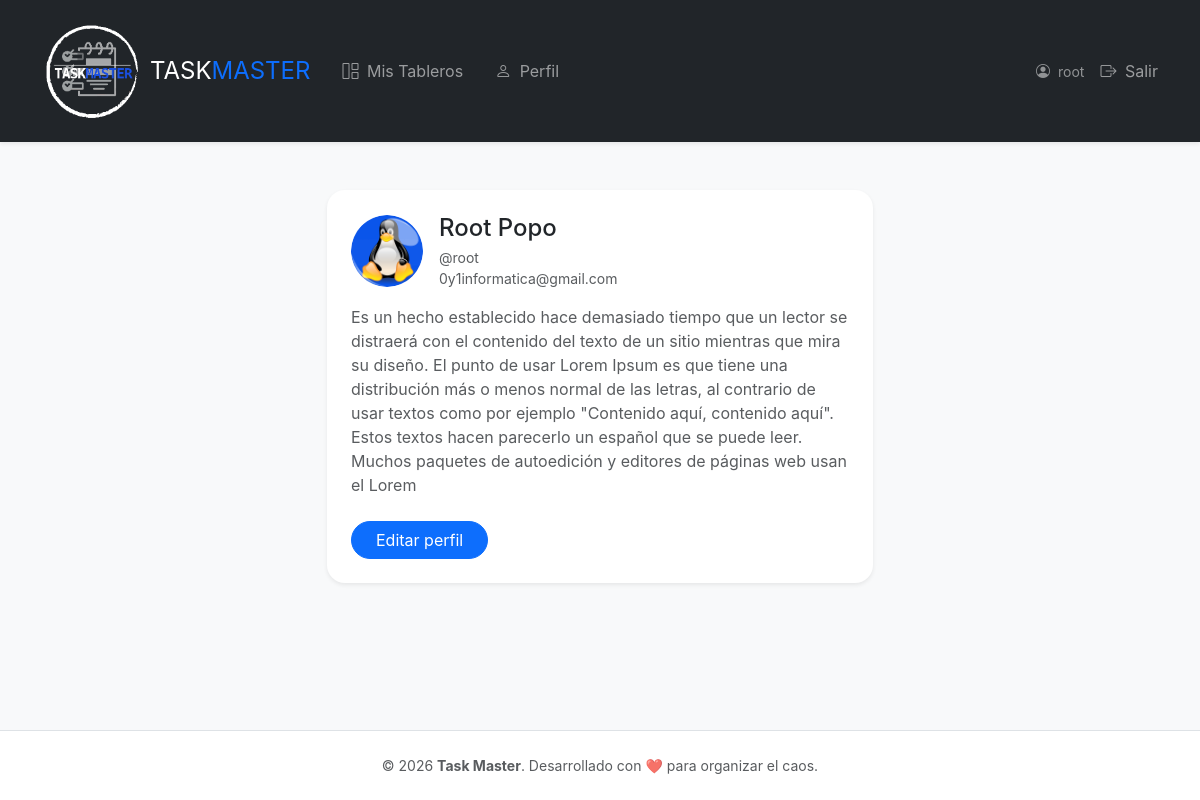
The app's page /boards/profile/ (signed in) with its own data.
### boards/models.py (models this page shows, shortened)
class UserProfile(models.Model):
    user = models.OneToOneField(User, on_delete=models.CASCADE, related_name="profile")
    bio = models.TextField(blank=True)
    avatar = models.ImageField(upload_to="avatars/", blank=True, null=True)
    def avatar_url(self):
        if self.avatar:
            return self.avatar.url
        return "/static/img/taskmaster.png"

### boards/views.py (the view)
# urls.py: path("profile/", views.ProfileView.as_view(), name="profile"),
class ProfileView(LoginRequiredMixin, DetailView):
    model = UserProfile
    template_name = "profiles/profile_detail.html"
    context_object_name = "profile"
    def get_object(self, queryset=None):
        profile, _ = UserProfile.objects.get_or_create(user=self.request.user)
        return profile

### templates/profiles/profile_detail.html (shortened to what this page needs)
{% extends "layout.html" %}
{% block content %}
<div class="row justify-content-center">
    <div class="col-md-8 col-lg-6">
        <div class="card border-0 shadow-sm" style="border-radius: 18px;">
            <div class="card-body p-4">
                <div class="d-flex align-items-center gap-3 mb-3">
                    <img src="{{ profile.avatar_url }}" alt="Avatar" width="72" height="72" class="rounded-circle object-fit-cover">
                    <div>
                        <h4 class="mb-1">
                            {% if profile.user.first_name or profile.user.last_name %}
                                {{ profile.user.first_name }} {{ profile.user.last_name }}
                            {% else %}
                                {{ profile.user.username }}
                            {% endif %}
                        </h4>
                        <div class="text-muted small">@{{ profile.user.username }}</div>
                        <div class="text-muted small">{{ profile.user.email }}</div>
                    </div>
                </div>
                {% if profile.bio %}
                <p class="text-muted mb-4">{{ profile.bio }}</p>
                {% endif %}
                <a href="{% url 'boards:profile_edit' %}" class="btn btn-primary rounded-pill px-4">Editar perfil</a>
            </div>
        </div>
    </div>
</div>
{% endblock %}

### templates/includes/_header.html (shortened to what this page needs)
{% load static %}
<nav class="navbar navbar-expand-lg navbar-dark bg-dark py-3 shadow-sm">
    <div class="container">
        <a class="navbar-brand fw-800 fs-4 d-flex align-items-center gap-2" href="{% url 'boards:board_list' %}">
            <img src="{% static 'img/taskmaster.png' %}" alt="Task Master" height="100" class="rounded-2">
            <span>TASK<span class="text-primary">MASTER</span></span>
        </a>
        <div class="collapse navbar-collapse" id="navbarNav">
            <ul class="navbar-nav me-auto">
                {% if user.is_authenticated %}
                <li class="nav-item">
                    <a class="nav-link px-3" href="{% url 'boards:board_list' %}">
                        <i class="bi bi-grid-1x2 me-1"></i> Mis Tableros
                    </a>
                </li>
                <li class="nav-item">
                    <a class="nav-link px-3" href="{% url 'boards:profile' %}">
                        <i class="bi bi-person me-1"></i> Perfil
                    </a>
                </li>
                {% endif %}
            </ul>
            <ul class="navbar-nav ms-auto align-items-center gap-2">
                {% if user.is_authenticated %}
                    <li class="nav-item text-white-50 me-2 small">
                        <i class="bi bi-person-circle me-1"></i> {{ user.username }}
                    </li>
                    <li class="nav-item">
                        <form action="{% url 'logout' %}" method="post" class="m-0">
                            <button type="submit" class="btn btn-link nav-link border-0 p-0 text-danger-hover">
                                <i class="bi bi-box-arrow-right me-1"></i> Salir
                            </button>
                        </form>
                    </li>
                {% endif %}
            </ul>
        </div>
    </div>
</nav>

### static/css/style.css (style rules this page uses)
body { font-family: 'Inter', sans-serif; background-color: #f1f2f4; margin: 0; }

### records on screen
UserProfile: avatar_url (picture), user.first_name "Root", user.last_name "Popo", user.username "root", user.email "0y1informatica@gmail.com", bio "Es un hecho establecido hace demasiado tiempo que un lector se distraerá con el contenido del texto de un sitio mientras que mira su diseño. El punto de usar Lorem Ipsum es que tiene una distribución más o menos normal de las letras, al contrario de usar textos como por ejemplo \"Contenido aquí, contenido aquí\". Estos textos hacen parecerlo un español que se puede leer. Muchos paquetes de autoedición y editores de páginas web usan el Lorem"

### other values on screen
{{ user.username }} "root"
